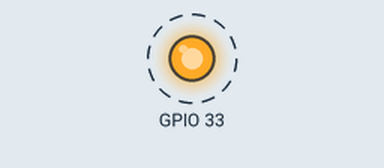
This program was run on a simulated ESP32. Shown: output pins drawn as LEDs (lit = HIGH). Dashed ring = blinking.

Above: at 0.5 s.
Timing chart, 0 to 4.6 s (numbered marks = the images above):
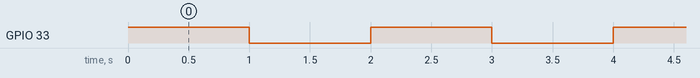

The program:

main.cpp
```cpp
#include <Arduino.h>
#include <flasher.h>

Flasher flasher;

void setup() {
  flasher.begin(1000);
}

void loop() {
  flasher.flash();
  delay(1000);
}
```

Measured:
- by itself, GPIO 33: alternates HIGH for 1.0 s and LOW for 1.0 s
